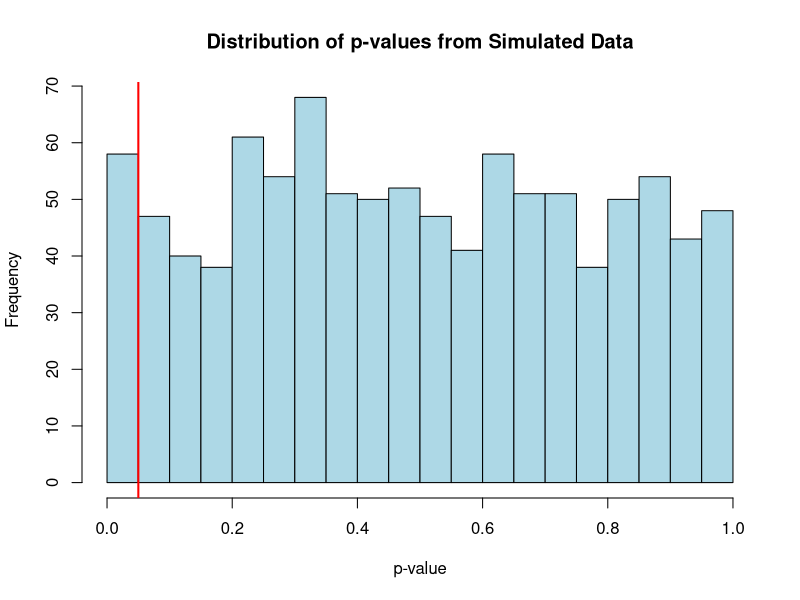

Generate this figure with R:
set.seed(123)  # Set a seed for reproducibility
n <- 500  # Number of simulated users

# Simulate 'PreviousRelationships' between 0 and 12 (as per the case description)
previous_relationships <- sample(0:12, n, replace = TRUE)

# Simulate 'MatchRate' randomly (no correlation with PreviousRelationships)
match_rate <- runif(n, min = 0.5, max = 65)  # Simulating a match rate between 0.5% and 65%

# Combine into a data frame
simulated_data <- data.frame(PreviousRelationships = previous_relationships, MatchRate = match_rate)





# Perform linear regression
model <- lm(MatchRate ~ PreviousRelationships, data = simulated_data)

# Get p-value for the relationship
summary(model)$coefficients[2, 4]  # The p-value for PreviousRelationships





n_simulations <- 1000  # Number of simulations
p_values <- numeric(n_simulations)  # Empty vector to store p-values

# Simulate multiple datasets and collect p-values
for (i in 1:n_simulations) {
  # Simulate the data
  previous_relationships <- sample(0:12, n, replace = TRUE)
  match_rate <- runif(n, min = 0.5, max = 65)
  
  # Perform linear regression
  model <- lm(match_rate ~ previous_relationships)
  
  # Store the p-value from the model
  p_values[i] <- summary(model)$coefficients[2, 4]
}

# Calculate Type I error rate (proportion of p-values < 0.05)
type_1_error_rate <- mean(p_values < 0.05)
type_1_error_rate






# Plot the distribution of p-values
hist(p_values, 
     main = "Distribution of p-values from Simulated Data", 
     xlab = "p-value", 
     ylab = "Frequency", 
     col = "lightblue", 
     breaks = 30)

# Add a line at p = 0.05 for better visualization
abline(v = 0.05, col = "red", lwd = 2)

